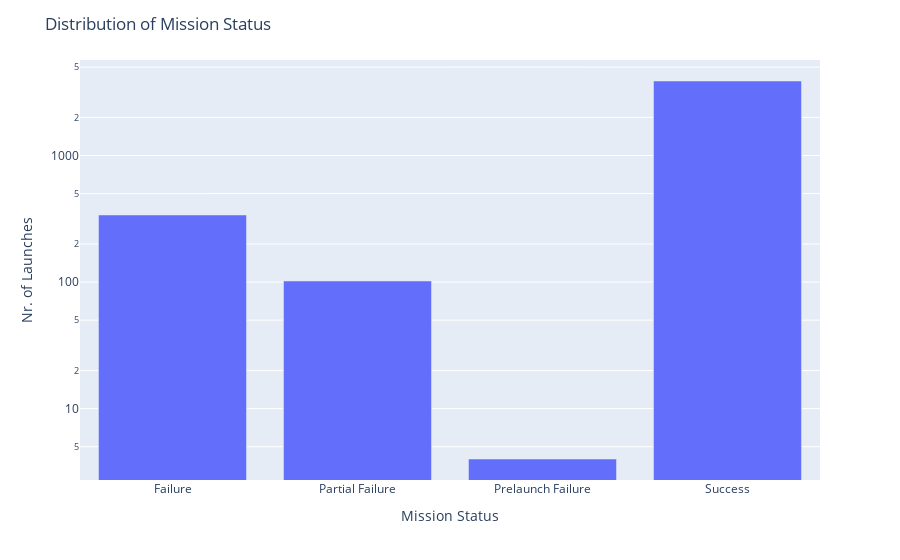

Notebook code cell kept with this figure:
### Markdown cell above
# Distribution of Mission Status

How many missions were successful?
How many missions failed?

### Code cell
df_mission = df_data.groupby('Mission_Status').count()
display(df_mission)

mission_bar = px.bar(x=df_mission.index, 
                     y= df_mission.Organisation, 
                     log_y = True
                    )
mission_bar.update_layout(xaxis_title = 'Mission Status',
                         yaxis_title = 'Nr. of Launches',
                         title = 'Distribution of Mission Status')
mission_bar.show()

### Figure 1 — Plotly figure (JSON) as saved in the notebook; plotly's stock layout.template omitted (floating-point values rounded to 4 significant figures)
{"data": [{"alignmentgroup": "True", "hovertemplate": "x=%{x}<br>y=%{y}<extra></extra>", "legendgroup": "", "marker": {"color": "#636efa", "pattern": {"shape": ""}}, "name": "", "offsetgroup": "", "orientation": "v", "showlegend": false, "textposition": "auto", "type": "bar", "x": ["Failure", "Partial Failure", "Prelaunch Failure", "Success"], "xaxis": "x", "y": [339, 102, 4, 3879], "yaxis": "y"}], "layout": {"barmode": "relative", "legend": {"tracegroupgap": 0}, "margin": {"t": 60}, "title": {"text": "Distribution of Mission Status"}, "xaxis": {"anchor": "y", "domain": [0, 1], "title": {"text": "Mission Status"}}, "yaxis": {"anchor": "x", "domain": [0, 1], "title": {"text": "Nr. of Launches"}, "type": "log"}}}
